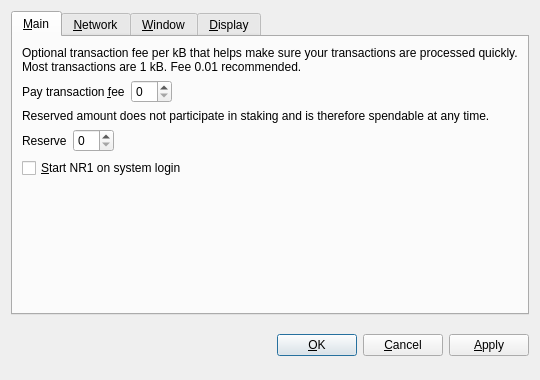
<?xml version="1.0" encoding="UTF-8"?>
<ui version="4.0">
 <class>OptionsDialog</class>
 <widget class="QDialog" name="OptionsDialog">
  <property name="geometry">
   <rect>
    <x>0</x>
    <y>0</y>
    <width>540</width>
    <height>380</height>
   </rect>
  </property>
  <property name="windowTitle">
   <string>Options</string>
  </property>
  <property name="modal">
   <bool>true</bool>
  </property>
  <layout class="QVBoxLayout" name="verticalLayout">
   <item>
    <widget class="QTabWidget" name="tabWidget">
     <property name="tabPosition">
      <enum>QTabWidget::North</enum>
     </property>
     <property name="currentIndex">
      <number>0</number>
     </property>
     <widget class="QWidget" name="tabMain">
      <attribute name="title">
       <string>&amp;Main</string>
      </attribute>
      <layout class="QVBoxLayout" name="verticalLayout_Main">
       <item>
        <widget class="QLabel" name="transactionFeeInfoLabel">
         <property name="text">
          <string>Optional transaction fee per kB that helps make sure your transactions are processed quickly. Most transactions are 1 kB. Fee 0.01 recommended.</string>
         </property>
         <property name="textFormat">
          <enum>Qt::PlainText</enum>
         </property>
         <property name="wordWrap">
          <bool>true</bool>
         </property>
        </widget>
       </item>
       <item>
        <layout class="QHBoxLayout" name="horizontalLayoutFee">
         <item>
          <widget class="QLabel" name="transactionFeeLabel">
           <property name="text">
            <string>Pay transaction &amp;fee</string>
           </property>
           <property name="textFormat">
            <enum>Qt::PlainText</enum>
           </property>
           <property name="buddy">
            <cstring>transactionFee</cstring>
           </property>
          </widget>
         </item>
         <item>
          <widget class="BitcoinAmountField" name="transactionFee"/>
         </item>
         <item>
          <spacer name="horizontalSpacerFee">
           <property name="orientation">
            <enum>Qt::Horizontal</enum>
           </property>
           <property name="sizeHint" stdset="0">
            <size>
             <width>40</width>
             <height>20</height>
            </size>
           </property>
          </spacer>
         </item>
        </layout>
       </item>
       <item>
        <widget class="QLabel" name="reserveBalanceInfoLabel">
         <property name="text">
          <string>Reserved amount does not participate in staking and is therefore spendable at any time.</string>
         </property>
         <property name="textFormat">
          <enum>Qt::PlainText</enum>
         </property>
         <property name="wordWrap">
          <bool>true</bool>
         </property>
        </widget>
       </item>
       <item>
        <layout class="QHBoxLayout" name="horizontalLayoutReserveBalance">
         <item>
          <widget class="QLabel" name="reserveBalanceLabel">
           <property name="text">
            <string>Reserve</string>
           </property>
           <property name="textFormat">
            <enum>Qt::PlainText</enum>
           </property>
           <property name="buddy">
            <cstring>reserveBalance</cstring>
           </property>
          </widget>
         </item>
         <item>
          <widget class="BitcoinAmountField" name="reserveBalance"/>
         </item>
         <item>
          <spacer name="horizontalSpacerReserveBalance">
           <property name="orientation">
            <enum>Qt::Horizontal</enum>
           </property>
           <property name="sizeHint" stdset="0">
            <size>
             <width>40</width>
             <height>20</height>
            </size>
           </property>
          </spacer>
         </item>
        </layout>
       </item>
       <item>
        <widget class="QCheckBox" name="bitcoinAtStartup">
         <property name="toolTip">
          <string>Automatically start NR1 after logging in to the system.</string>
         </property>
         <property name="text">
          <string>&amp;Start NR1 on system login</string>
         </property>
        </widget>
       </item>
       <item>
        <spacer name="verticalSpacer_Main">
         <property name="orientation">
          <enum>Qt::Vertical</enum>
         </property>
         <property name="sizeHint" stdset="0">
          <size>
           <width>20</width>
           <height>40</height>
          </size>
         </property>
        </spacer>
       </item>
      </layout>
     </widget>
     <widget class="QWidget" name="tabNetwork">
      <attribute name="title">
       <string>&amp;Network</string>
      </attribute>
      <layout class="QVBoxLayout" name="verticalLayout_Network">
       <item>
        <widget class="QCheckBox" name="mapPortUpnp">
         <property name="toolTip">
          <string>Automatically open the NR1 client port on the router. This only works when your router supports UPnP and it is enabled.</string>
         </property>
         <property name="text">
          <string>Map port using &amp;UPnP</string>
         </property>
        </widget>
       </item>
       <item>
        <widget class="QCheckBox" name="connectSocks">
         <property name="toolTip">
          <string>Connect to the NR1 network through a SOCKS proxy (e.g. when connecting through Tor).</string>
         </property>
         <property name="text">
          <string>&amp;Connect through SOCKS proxy:</string>
         </property>
        </widget>
       </item>
       <item>
        <layout class="QHBoxLayout" name="horizontalLayout_Network">
         <item>
          <widget class="QLabel" name="proxyIpLabel">
           <property name="text">
            <string>Proxy &amp;IP:</string>
           </property>
           <property name="textFormat">
            <enum>Qt::PlainText</enum>
           </property>
           <property name="buddy">
            <cstring>proxyIp</cstring>
           </property>
          </widget>
         </item>
         <item>
          <widget class="QValidatedLineEdit" name="proxyIp">
           <property name="maximumSize">
            <size>
             <width>140</width>
             <height>16777215</height>
            </size>
           </property>
           <property name="toolTip">
            <string>IP address of the proxy (e.g. 127.0.0.1)</string>
           </property>
          </widget>
         </item>
         <item>
          <widget class="QLabel" name="proxyPortLabel">
           <property name="text">
            <string>&amp;Port:</string>
           </property>
           <property name="textFormat">
            <enum>Qt::PlainText</enum>
           </property>
           <property name="buddy">
            <cstring>proxyPort</cstring>
           </property>
          </widget>
         </item>
         <item>
          <widget class="QLineEdit" name="proxyPort">
           <property name="maximumSize">
            <size>
             <width>55</width>
             <height>16777215</height>
            </size>
           </property>
           <property name="toolTip">
            <string>Port of the proxy (e.g. 9050)</string>
           </property>
          </widget>
         </item>
         <item>
          <widget class="QLabel" name="socksVersionLabel">
           <property name="text">
            <string>SOCKS &amp;Version:</string>
           </property>
           <property name="textFormat">
            <enum>Qt::PlainText</enum>
           </property>
           <property name="buddy">
            <cstring>socksVersion</cstring>
           </property>
          </widget>
         </item>
         <item>
          <widget class="QValueComboBox" name="socksVersion">
           <property name="toolTip">
            <string>SOCKS version of the proxy (e.g. 5)</string>
           </property>
          </widget>
         </item>
         <item>
          <spacer name="horizontalSpacer_Network">
           <property name="orientation">
            <enum>Qt::Horizontal</enum>
           </property>
           <property name="sizeHint" stdset="0">
            <size>
             <width>40</width>
             <height>20</height>
            </size>
           </property>
          </spacer>
         </item>
        </layout>
       </item>
       <item>
        <spacer name="verticalSpacer_Network">
         <property name="orientation">
          <enum>Qt::Vertical</enum>
         </property>
         <property name="sizeHint" stdset="0">
          <size>
           <width>20</width>
           <height>40</height>
          </size>
         </property>
        </spacer>
       </item>
      </layout>
     </widget>
     <widget class="QWidget" name="tabWindow">
      <attribute name="title">
       <string>&amp;Window</string>
      </attribute>
      <layout class="QVBoxLayout" name="verticalLayout_Window">
       <item>
        <widget class="QCheckBox" name="minimizeToTray">
         <property name="toolTip">
          <string>Show only a tray icon after minimizing the window.</string>
         </property>
         <property name="text">
          <string>&amp;Minimize to the tray instead of the taskbar</string>
         </property>
        </widget>
       </item>
       <item>
        <widget class="QCheckBox" name="minimizeOnClose">
         <property name="toolTip">
          <string>Minimize instead of exit the application when the window is closed. When this option is enabled, the application will be closed only after selecting Quit in the menu.</string>
         </property>
         <property name="text">
          <string>M&amp;inimize on close</string>
         </property>
        </widget>
       </item>
       <item>
        <spacer name="verticalSpacer_Window">
         <property name="orientation">
          <enum>Qt::Vertical</enum>
         </property>
         <property name="sizeHint" stdset="0">
          <size>
           <width>20</width>
           <height>40</height>
          </size>
         </property>
        </spacer>
       </item>
      </layout>
     </widget>
     <widget class="QWidget" name="tabDisplay">
      <attribute name="title">
       <string>&amp;Display</string>
      </attribute>
      <layout class="QVBoxLayout" name="verticalLayout_Display">
       <item>
        <layout class="QHBoxLayout" name="horizontalLayout_1_Display">
         <item>
          <widget class="QLabel" name="langLabel">
           <property name="text">
            <string>User Interface &amp;language:</string>
           </property>
           <property name="textFormat">
            <enum>Qt::PlainText</enum>
           </property>
           <property name="buddy">
            <cstring>lang</cstring>
           </property>
          </widget>
         </item>
         <item>
          <widget class="QValueComboBox" name="lang">
           <property name="toolTip">
            <string>The user interface language can be set here. This setting will take effect after restarting NR1.</string>
           </property>
          </widget>
         </item>
        </layout>
       </item>
       <item>
        <layout class="QHBoxLayout" name="horizontalLayout_2_Display">
         <item>
          <widget class="QLabel" name="unitLabel">
           <property name="text">
            <string>&amp;Unit to show amounts in:</string>
           </property>
           <property name="textFormat">
            <enum>Qt::PlainText</enum>
           </property>
           <property name="buddy">
            <cstring>unit</cstring>
           </property>
          </widget>
         </item>
         <item>
          <widget class="QValueComboBox" name="unit">
           <property name="toolTip">
            <string>Choose the default subdivision unit to show in the interface and when sending coins.</string>
           </property>
          </widget>
         </item>
        </layout>
       </item>
       <item>
        <widget class="QCheckBox" name="displayAddresses">
         <property name="toolTip">
          <string>Whether to show NR1 addresses in the transaction list or not.</string>
         </property>
         <property name="text">
          <string>&amp;Display addresses in transaction list</string>
         </property>
        </widget>
       </item>
       <item>
        <widget class="QCheckBox" name="coinControlFeatures">
         <property name="toolTip">
          <string>Whether to show coin control features or not.</string>
         </property>
         <property name="text">
          <string>Display coin &amp;control features (experts only!)</string>
         </property>
        </widget>
       </item>
       <item>
        <spacer name="verticalSpacer_Display">
         <property name="orientation">
          <enum>Qt::Vertical</enum>
         </property>
         <property name="sizeHint" stdset="0">
          <size>
           <width>20</width>
           <height>40</height>
          </size>
         </property>
        </spacer>
       </item>
      </layout>
     </widget>
    </widget>
   </item>
   <item>
    <layout class="QHBoxLayout" name="horizontalLayout_Buttons">
     <item>
      <spacer name="horizontalSpacer_1">
       <property name="orientation">
        <enum>Qt::Horizontal</enum>
       </property>
       <property name="sizeHint" stdset="0">
        <size>
         <width>40</width>
         <height>48</height>
        </size>
       </property>
      </spacer>
     </item>
     <item>
      <widget class="QLabel" name="statusLabel">
       <property name="font">
        <font>
         <weight>75</weight>
         <bold>true</bold>
        </font>
       </property>
       <property name="text">
        <string/>
       </property>
       <property name="textFormat">
        <enum>Qt::PlainText</enum>
       </property>
       <property name="wordWrap">
        <bool>true</bool>
       </property>
      </widget>
     </item>
     <item>
      <spacer name="horizontalSpacer_2">
       <property name="orientation">
        <enum>Qt::Horizontal</enum>
       </property>
       <property name="sizeHint" stdset="0">
        <size>
         <width>40</width>
         <height>48</height>
        </size>
       </property>
      </spacer>
     </item>
     <item>
      <widget class="QPushButton" name="okButton">
       <property name="text">
        <string>&amp;OK</string>
       </property>
      </widget>
     </item>
     <item>
      <widget class="QPushButton" name="cancelButton">
       <property name="text">
        <string>&amp;Cancel</string>
       </property>
       <property name="autoDefault">
        <bool>false</bool>
       </property>
      </widget>
     </item>
     <item>
      <widget class="QPushButton" name="applyButton">
       <property name="text">
        <string>&amp;Apply</string>
       </property>
       <property name="autoDefault">
        <bool>false</bool>
       </property>
      </widget>
     </item>
    </layout>
   </item>
  </layout>
 </widget>
 <customwidgets>
  <customwidget>
   <class>BitcoinAmountField</class>
   <extends>QSpinBox</extends>
   <header>bitcoinamountfield.h</header>
  </customwidget>
  <customwidget>
   <class>QValueComboBox</class>
   <extends>QComboBox</extends>
   <header>qvaluecombobox.h</header>
  </customwidget>
  <customwidget>
   <class>QValidatedLineEdit</class>
   <extends>QLineEdit</extends>
   <header>qvalidatedlineedit.h</header>
  </customwidget>
 </customwidgets>
 <resources/>
 <connections/>
</ui>
